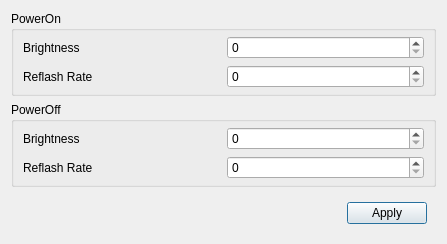
<?xml version="1.0" encoding="UTF-8"?>
<ui version="4.0">
 <class>PowerSettingDia</class>
 <widget class="QDialog" name="PowerSettingDia">
  <property name="geometry">
   <rect>
    <x>0</x>
    <y>0</y>
    <width>447</width>
    <height>237</height>
   </rect>
  </property>
  <property name="windowTitle">
   <string>Dialog</string>
  </property>
  <property name="styleSheet">
   <string notr="true">font: 9pt &quot;Consolas&quot;;</string>
  </property>
  <layout class="QVBoxLayout" name="verticalLayout_3" stretch="4,4,1">
   <item>
    <widget class="QGroupBox" name="groupBox">
     <property name="title">
      <string>PowerOn</string>
     </property>
     <layout class="QVBoxLayout" name="verticalLayout">
      <property name="topMargin">
       <number>5</number>
      </property>
      <property name="bottomMargin">
       <number>5</number>
      </property>
      <item>
       <widget class="QWidget" name="widget" native="true">
        <layout class="QHBoxLayout" name="horizontalLayout">
         <property name="leftMargin">
          <number>0</number>
         </property>
         <property name="topMargin">
          <number>0</number>
         </property>
         <property name="rightMargin">
          <number>0</number>
         </property>
         <property name="bottomMargin">
          <number>0</number>
         </property>
         <item>
          <widget class="QLabel" name="label">
           <property name="text">
            <string>Brightness</string>
           </property>
          </widget>
         </item>
         <item>
          <widget class="QSpinBox" name="on_brightness">
           <property name="wrapping">
            <bool>false</bool>
           </property>
           <property name="frame">
            <bool>true</bool>
           </property>
           <property name="buttonSymbols">
            <enum>QAbstractSpinBox::UpDownArrows</enum>
           </property>
           <property name="showGroupSeparator" stdset="0">
            <bool>false</bool>
           </property>
           <property name="maximum">
            <number>100</number>
           </property>
          </widget>
         </item>
        </layout>
       </widget>
      </item>
      <item>
       <widget class="QWidget" name="widget_2" native="true">
        <layout class="QHBoxLayout" name="horizontalLayout_2">
         <property name="leftMargin">
          <number>0</number>
         </property>
         <property name="topMargin">
          <number>0</number>
         </property>
         <property name="rightMargin">
          <number>0</number>
         </property>
         <property name="bottomMargin">
          <number>0</number>
         </property>
         <item>
          <widget class="QLabel" name="label_2">
           <property name="text">
            <string>Reflash Rate</string>
           </property>
          </widget>
         </item>
         <item>
          <widget class="QSpinBox" name="on_reflash">
           <property name="showGroupSeparator" stdset="0">
            <bool>false</bool>
           </property>
           <property name="maximum">
            <number>360</number>
           </property>
          </widget>
         </item>
        </layout>
       </widget>
      </item>
     </layout>
    </widget>
   </item>
   <item>
    <widget class="QGroupBox" name="groupBox_2">
     <property name="title">
      <string>PowerOff</string>
     </property>
     <layout class="QVBoxLayout" name="verticalLayout_2">
      <property name="topMargin">
       <number>5</number>
      </property>
      <property name="bottomMargin">
       <number>5</number>
      </property>
      <item>
       <widget class="QWidget" name="widget_3" native="true">
        <layout class="QHBoxLayout" name="horizontalLayout_3">
         <property name="leftMargin">
          <number>0</number>
         </property>
         <property name="topMargin">
          <number>0</number>
         </property>
         <property name="rightMargin">
          <number>0</number>
         </property>
         <property name="bottomMargin">
          <number>0</number>
         </property>
         <item>
          <widget class="QLabel" name="label_3">
           <property name="text">
            <string>Brightness</string>
           </property>
          </widget>
         </item>
         <item>
          <widget class="QSpinBox" name="off_brightness">
           <property name="showGroupSeparator" stdset="0">
            <bool>false</bool>
           </property>
           <property name="maximum">
            <number>100</number>
           </property>
          </widget>
         </item>
        </layout>
       </widget>
      </item>
      <item>
       <widget class="QWidget" name="widget_4" native="true">
        <layout class="QHBoxLayout" name="horizontalLayout_4">
         <property name="leftMargin">
          <number>0</number>
         </property>
         <property name="topMargin">
          <number>0</number>
         </property>
         <property name="rightMargin">
          <number>0</number>
         </property>
         <property name="bottomMargin">
          <number>0</number>
         </property>
         <item>
          <widget class="QLabel" name="label_4">
           <property name="text">
            <string>Reflash Rate</string>
           </property>
          </widget>
         </item>
         <item>
          <widget class="QSpinBox" name="off_reflash">
           <property name="showGroupSeparator" stdset="0">
            <bool>false</bool>
           </property>
           <property name="maximum">
            <number>360</number>
           </property>
          </widget>
         </item>
        </layout>
       </widget>
      </item>
     </layout>
    </widget>
   </item>
   <item>
    <widget class="QWidget" name="widget_5" native="true">
     <layout class="QHBoxLayout" name="horizontalLayout_5">
      <item>
       <spacer name="horizontalSpacer">
        <property name="orientation">
         <enum>Qt::Horizontal</enum>
        </property>
        <property name="sizeHint" stdset="0">
         <size>
          <width>319</width>
          <height>20</height>
         </size>
        </property>
       </spacer>
      </item>
      <item>
       <widget class="QPushButton" name="pushButton">
        <property name="text">
         <string>Apply</string>
        </property>
       </widget>
      </item>
     </layout>
    </widget>
   </item>
  </layout>
 </widget>
 <resources/>
 <connections/>
</ui>
